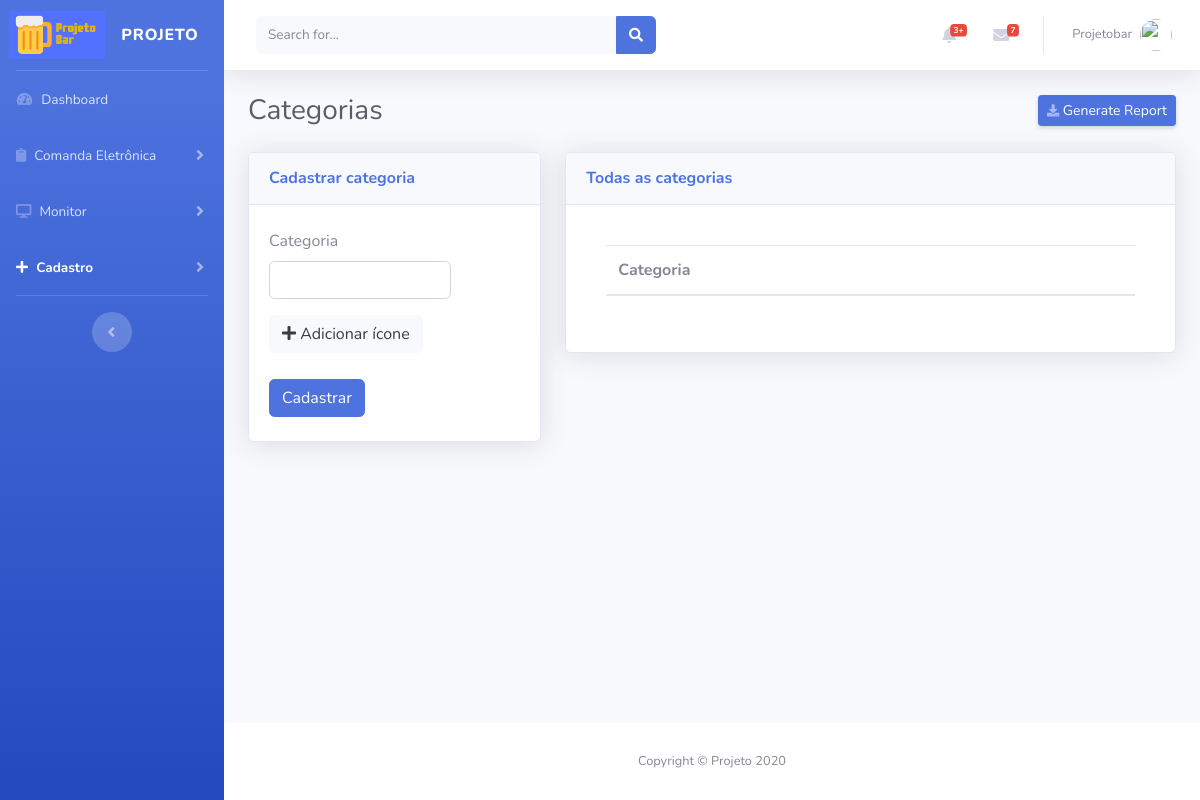
The app's page /views/categorias/Cadastrar.php (signed in), older data.
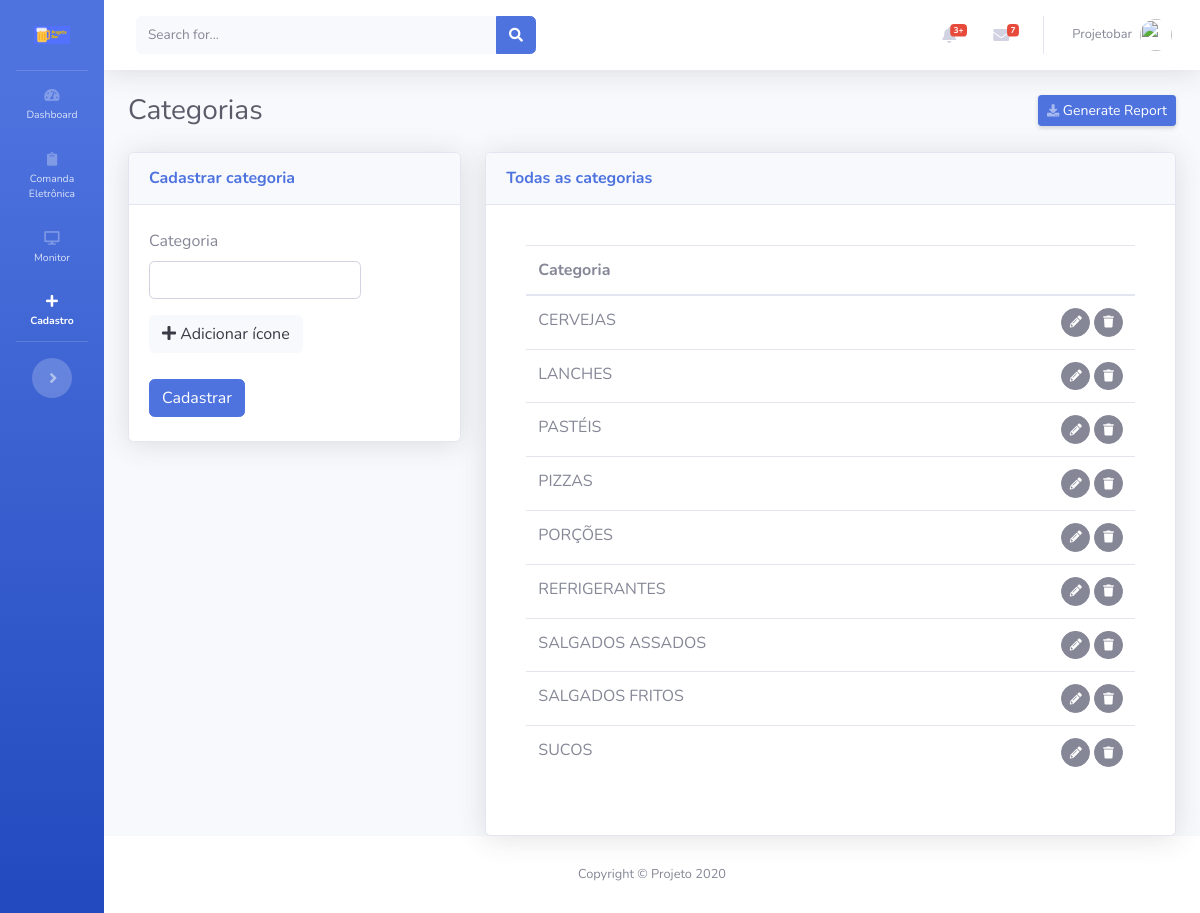
The same page, newer data.
### tables this page shows
CREATE TABLE IF NOT EXISTS `categorias` (
  `id` int(11) NOT NULL AUTO_INCREMENT,
  `categoria` varchar(200) NOT NULL,
  `icone` varchar(255) NOT NULL,
  `usuario` int(11) NOT NULL COMMENT 'FK',
  `cadastro` datetime NOT NULL,
  `modificado` datetime NOT NULL,
  PRIMARY KEY (`id`)
);

### config.php (called while the page is built, shortened)
<?php
$app_name= 'projeto';
$app_token= 'appbar1';

### controllers/sidebar/ControllerSidebarToggle.php (called while the page is built)
<?php
$sqlCosultaToggle="SELECT * FROM sidebar WHERE id_usuario = '".$_SESSION['id'.$app_token]."' LIMIT 1";
$resultCosultaToggle=mysqli_query($conecta,$sqlCosultaToggle);
$CosultaToggle=mysqli_fetch_assoc($resultCosultaToggle);

### views/categorias/templates/FormularioExibir.php (the view, shortened to what this page needs)
<div class="card shadow mb-12">
  <div class="card-header py-3">
    <h6 class="m-0 font-weight-bold text-primary">Todas as categorias</h6>
  </div>
  <div class="card-body">
    <?php
    $sql="SELECT * FROM categorias ORDER BY categoria ASC";
    if ($result=mysqli_query($conecta,$sql))
    {
      ?>
      <div class="card-body">
        <div class="table-responsive">
          <table class="table cell-border table-hover" id="dataTable" width="100%" cellspacing="0">
            <thead>
              <tr>
                <th colspan="2">Categoria</th>
              </tr>
            </thead>
            <tfoot>
              <tbody>
                <?php
                while ($row=mysqli_fetch_assoc($result))
                {
                 ?>
                 <tr>
                  <td>
                    <?php echo $row['categoria'];?>
                  </td>
                  <td align="right">
                    <span id="acoes">
                      <button class="btn btn-secondary btn-circle btn-sm botaoEditarCategoriaTransicao" idcategoria="<?=$row['id']?>">
                        <i class="fas fa-pencil-alt"></i></button>
                        <button class="btn btn-secondary btn-circle btn-sm botaoVerificaProdutosVinculados"  idcategoria="<?=$row['id']?>"> <i class="fas fa-trash"></i>
                        </span>
                      </td>
                    </tr>
                    <?php
                  }
                  ?>
                </tbody>
              </table>
            </div>
          </div>
          <?php
        }
        ?>
      </div>
    </div>

### inc/sidebar.php (shortened to what this page needs)
    <ul class="navbar-nav bg-gradient-primary sidebar sidebar-dark accordion  <?php echo $CosultaToggle['status']; ?>" id="accordionSidebar">
      <a class="sidebar-brand d-flex align-items-center justify-content-center" href="<?php echo BASEURL.'index.php'; ?>">
        <img src="<?php echo BASEURL;?>img/logo_azul_small.png" width="50%">
      <div class="sidebar-brand-text mx-3"><?php echo $app_name; ?></div>
    </a>
    <hr class="sidebar-divider my-0">
    <li class="nav-item <?php if($app_item=='dashboard'){echo 'active';} else {'';} ?>">
      <a class="nav-link" href="<?php echo BASEURL.'index.php'; ?>">
        <i class="fas fa-fw fa-tachometer-alt"></i>
        <span>Dashboard</span></a>
      </li>
      <li class="nav-item <?php if($app_item=='comanda eletronica'){echo 'active';} else {'';} ?>">
        <a class="nav-link collapsed" href="#" data-toggle="collapse" data-target="#collapsePage1" aria-expanded="true" aria-controls="collapsePages">
          <i class="fas fa-clipboard"></i>
          <span>Comanda Eletrônica</span>
        </a>
    </li>
    <li class="nav-item <?php if($app_item=='monitor'){echo 'active';} else {'';} ?>">
      <a class="nav-link collapsed" href="#" data-toggle="collapse" data-target="#collapsePage2" aria-expanded="true" aria-controls="collapsePages">
        <i class="fas fa-desktop"></i>
        <span>Monitor</span>
      </a>
  </li>
  <li class="nav-item <?php if($app_item=='cadastro'){echo 'active';} else {'';} ?>">
    <a class="nav-link collapsed" href="#" data-toggle="collapse" data-target="#collapsePages3" aria-expanded="true" aria-controls="collapsePages">
      <i class="fas fa-plus"></i>
      <span>Cadastro</span>
    </a>
</li>
  <hr class="sidebar-divider d-none d-md-block">
  <div class="text-center d-none d-md-inline">
    <button class="rounded-circle border-0 sidebarToggle" id="sidebarToggle" name="sidebarToggle"></button>
  </div>
</ul>

Row changes from the older to the newer data that the page shows:
added categorias: categoria "CERVEJAS"
added categorias: categoria "LANCHES"
added categorias: categoria "PASTÉIS"
added categorias: categoria "PIZZAS"
added categorias: categoria "PORÇÕES"
added categorias: categoria "REFRIGERANTES"
added categorias: categoria "SALGADOS ASSADOS"
added categorias: categoria "SALGADOS FRITOS"
added categorias: categoria "SUCOS"
Text that changed along with them:
$app_name: "PROJETO" → (not shown)
